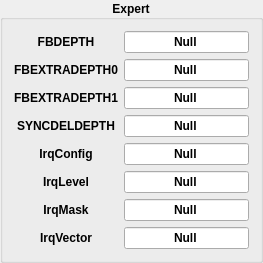
           <widget class="QGroupBox" name="groupBox_Expert">
            <property name="font">
             <font>
              <weight>75</weight>
              <bold>true</bold>
             </font>
            </property>
            <property name="title">
             <string>Expert</string>
            </property>
            <property name="alignment">
             <set>Qt::AlignCenter</set>
            </property>
            <layout class="QGridLayout" name="gridLayout_4">
             <item row="3" column="0">
              <widget class="QLabel" name="label_Expert_SYNCDELDEPTH">
               <property name="text">
                <string>SYNCDELDEPTH</string>
               </property>
               <property name="alignment">
                <set>Qt::AlignCenter</set>
               </property>
              </widget>
             </item>
             <item row="4" column="1">
              <widget class="CLineEdit" name="CLineEdit_Expert_IrqConfig">
               <property name="sizePolicy">
                <sizepolicy hsizetype="Preferred" vsizetype="Fixed">
                 <horstretch>0</horstretch>
                 <verstretch>0</verstretch>
                </sizepolicy>
               </property>
               <property name="text">
                <string>Null</string>
               </property>
               <property name="alignment">
                <set>Qt::AlignCenter</set>
               </property>
              </widget>
             </item>
             <item row="5" column="1">
              <widget class="CLineEdit" name="CLineEdit_Expert_IrqLevel">
               <property name="sizePolicy">
                <sizepolicy hsizetype="Preferred" vsizetype="Fixed">
                 <horstretch>0</horstretch>
                 <verstretch>0</verstretch>
                </sizepolicy>
               </property>
               <property name="text">
                <string>Null</string>
               </property>
               <property name="alignment">
                <set>Qt::AlignCenter</set>
               </property>
              </widget>
             </item>
             <item row="7" column="0">
              <widget class="QLabel" name="label_Expert_IrqVector">
               <property name="text">
                <string>IrqVector</string>
               </property>
               <property name="alignment">
                <set>Qt::AlignCenter</set>
               </property>
              </widget>
             </item>
             <item row="2" column="1">
              <widget class="CLineEdit" name="CLineEdit_Expert_FBEXTRADEPTH1">
               <property name="sizePolicy">
                <sizepolicy hsizetype="Preferred" vsizetype="Fixed">
                 <horstretch>0</horstretch>
                 <verstretch>0</verstretch>
                </sizepolicy>
               </property>
               <property name="text">
                <string>Null</string>
               </property>
               <property name="alignment">
                <set>Qt::AlignCenter</set>
               </property>
              </widget>
             </item>
             <item row="0" column="0">
              <widget class="QLabel" name="label_Expert_FBDEPTH">
               <property name="text">
                <string>FBDEPTH</string>
               </property>
               <property name="alignment">
                <set>Qt::AlignCenter</set>
               </property>
              </widget>
             </item>
             <item row="6" column="0">
              <widget class="QLabel" name="label_Expert_IrqMask">
               <property name="text">
                <string>IrqMask</string>
               </property>
               <property name="alignment">
                <set>Qt::AlignCenter</set>
               </property>
              </widget>
             </item>
             <item row="1" column="0">
              <widget class="QLabel" name="label_Expert_FBEXTRADEPTH0">
               <property name="text">
                <string>FBEXTRADEPTH0</string>
               </property>
               <property name="alignment">
                <set>Qt::AlignCenter</set>
               </property>
              </widget>
             </item>
             <item row="4" column="0">
              <widget class="QLabel" name="label_Expert_IrqConfig">
               <property name="text">
                <string>IrqConfig</string>
               </property>
               <property name="alignment">
                <set>Qt::AlignCenter</set>
               </property>
              </widget>
             </item>
             <item row="2" column="0">
              <widget class="QLabel" name="label_Expert_FBEXTRADEPTH1">
               <property name="text">
                <string>FBEXTRADEPTH1</string>
               </property>
               <property name="alignment">
                <set>Qt::AlignCenter</set>
               </property>
              </widget>
             </item>
             <item row="3" column="1">
              <widget class="CLineEdit" name="CLineEdit_Expert_SYNCDELDEPTH">
               <property name="sizePolicy">
                <sizepolicy hsizetype="Preferred" vsizetype="Fixed">
                 <horstretch>0</horstretch>
                 <verstretch>0</verstretch>
                </sizepolicy>
               </property>
               <property name="text">
                <string>Null</string>
               </property>
               <property name="alignment">
                <set>Qt::AlignCenter</set>
               </property>
              </widget>
             </item>
             <item row="6" column="1">
              <widget class="CLineEdit" name="CLineEdit_Expert_IrqMask">
               <property name="sizePolicy">
                <sizepolicy hsizetype="Preferred" vsizetype="Fixed">
                 <horstretch>0</horstretch>
                 <verstretch>0</verstretch>
                </sizepolicy>
               </property>
               <property name="text">
                <string>Null</string>
               </property>
               <property name="alignment">
                <set>Qt::AlignCenter</set>
               </property>
              </widget>
             </item>
             <item row="0" column="1">
              <widget class="CLineEdit" name="CLineEdit_Expert_FBDEPTH">
               <property name="sizePolicy">
                <sizepolicy hsizetype="Preferred" vsizetype="Fixed">
                 <horstretch>0</horstretch>
                 <verstretch>0</verstretch>
                </sizepolicy>
               </property>
               <property name="text">
                <string>Null</string>
               </property>
               <property name="alignment">
                <set>Qt::AlignCenter</set>
               </property>
              </widget>
             </item>
             <item row="1" column="1">
              <widget class="CLineEdit" name="CLineEdit_Expert_FBEXTRADEPTH0">
               <property name="sizePolicy">
                <sizepolicy hsizetype="Preferred" vsizetype="Fixed">
                 <horstretch>0</horstretch>
                 <verstretch>0</verstretch>
                </sizepolicy>
               </property>
               <property name="text">
                <string>Null</string>
               </property>
               <property name="alignment">
                <set>Qt::AlignCenter</set>
               </property>
              </widget>
             </item>
             <item row="5" column="0">
              <widget class="QLabel" name="label_Expert_IrqLevel">
               <property name="text">
                <string>IrqLevel</string>
               </property>
               <property name="alignment">
                <set>Qt::AlignCenter</set>
               </property>
              </widget>
             </item>
             <item row="7" column="1">
              <widget class="CLineEdit" name="CLineEdit_Expert_IrqVector">
               <property name="sizePolicy">
                <sizepolicy hsizetype="Preferred" vsizetype="Fixed">
                 <horstretch>0</horstretch>
                 <verstretch>0</verstretch>
                </sizepolicy>
               </property>
               <property name="text">
                <string>Null</string>
               </property>
               <property name="alignment">
                <set>Qt::AlignCenter</set>
               </property>
              </widget>
             </item>
            </layout>
           </widget>
